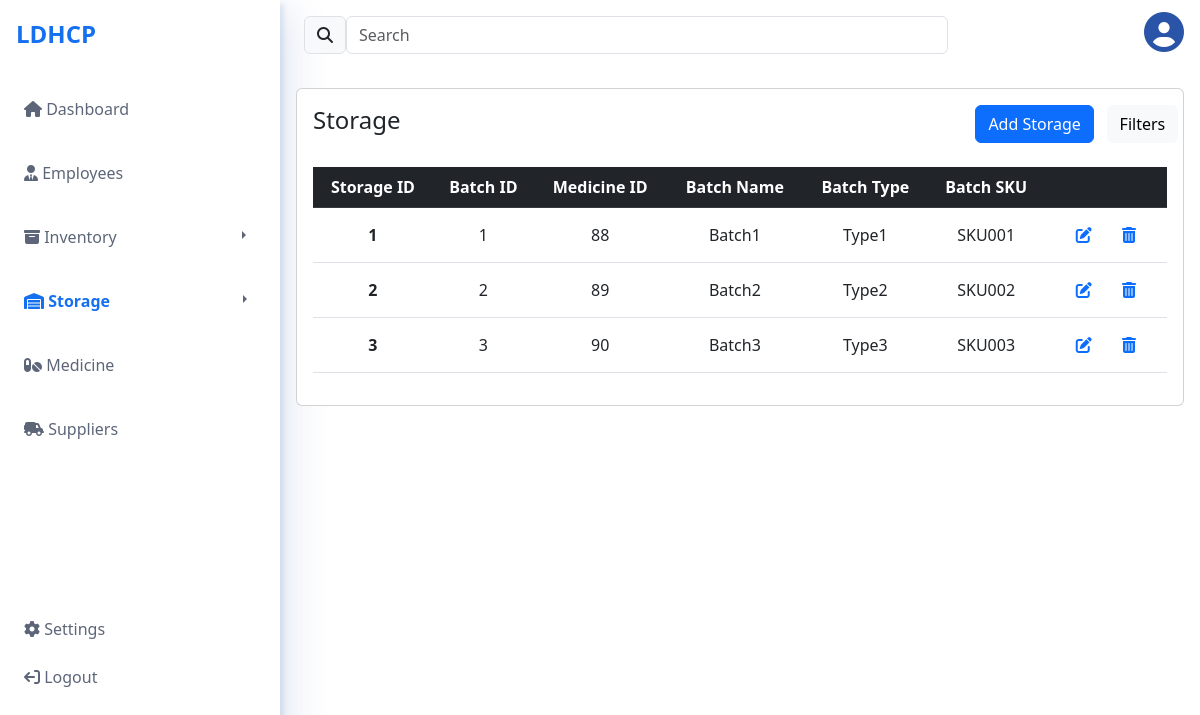
The page /storage (signed in) on the database its author committed.
### website/models.py (models this page shows)
class Storage(db.Model):
    storage_id = db.Column(db.Integer, primary_key=True)
    medicine_id = db.Column(db.Integer, db.ForeignKey('medicine.medicine_id'), nullable=False)
    batch_id = db.Column(db.String(30), unique=True, nullable=False)
    batch_name = db.Column(db.String(30), nullable=False)
    batch_type = db.Column(db.String(30), nullable=False)
    batch_sku = db.Column(db.String(30), unique=True, nullable=False)
    disposal = db.relationship('Disposal')

### website/views.py (the view)
@views.route('/storage')
@login_required
def storage():
    storage_list = Storage.query.all()
    return render_template("storage.html", user=current_user, storage_list=storage_list)

### website/__init__.py (called while the page is built)
def create_app():
    app = Flask(__name__)
    app.config['SECRET_KEY'] = 'ldhcp-project'
    app.config['SQLALCHEMY_DATABASE_URI'] = f'sqlite:///{DB_NAME}'
    db.init_app(app)
    from .views import views
    from .auth import auth
    app.register_blueprint(views, url_prefix="/")
    app.register_blueprint(auth, url_prefix="/")
    from .models import Authentication
    create_database(app)
    login_manager = LoginManager()
    login_manager.login_view = 'auth.login'
    login_manager.init_app(app)
    @login_manager.user_loader
    def load_user(id):
        return Authentication.query.get(int(id))
    return app

### website/templates/storage.html (shortened to what this page needs)
{% extends "views-base.html" %}{% block title %}LDHCP Storage{% endblock %}
{% block content %}
        <div class="sidebar" id="side_nav">
            <div class="header-box px-2 pt-3 pb-4 d-flex justify-content-between">
                <h1 class="fs-4 fw-bold pt-1 ps-2"><span class="text-logo">LDHCP</span></h1>
            </div>
            <ul class="list-unstyled px-2">
                <li class=""><a href="/dashboard" class="text-decoration-none px-3 py-3 d-block"><i class="fa-solid fa-house"></i> Dashboard</a></li>
                <li class=""><a href="/employee" class="text-decoration-none px-3 py-3 mt-2 d-block"><i class="fa-solid fa-user-tie"></i> Employees</a></li>
                <div class="btn-group dropend">
                    <button type="button" class="btn btn-secondary" id="sidebar-btn">
                        <a href="/inventory" class="text-decoration-none px-3 py-3 mt-2 d-block" id="inv-txt"><i class="fa-solid fa-box-archive"></i> Inventory</a>
                    </button>
                    <button type="button" class="btn btn-secondary dropdown-toggle dropdown-toggle-split" data-bs-toggle="dropdown" aria-expanded="false" id="sidebar-btn-toggle">
                    </button>
                </div>
                <div class="btn-group dropend">
                    <button type="button" class="btn btn-secondary" id="sidebar-btn">
                        <a href="/storage" class="text-decoration-none px-3 py-3 mt-2 d-block active" id="storage-txt"><i class="fa-solid fa-warehouse"></i> Storage</a>
                    </button>
                    <button type="button" class="btn btn-secondary dropdown-toggle dropdown-toggle-split" data-bs-toggle="dropdown" aria-expanded="false" id="sidebar-btn-toggle">
                    </button>
                </div>
                <li class=""><a href="/medicine" class="text-decoration-none px-3 py-3 mt-2 d-block"><i class="fa-solid fa-pills"></i> Medicine</a></li>
                <li class=""><a href="/suppliers" class="text-decoration-none px-3 py-3 mt-2 d-block"><i class="fa-solid fa-truck-field"></i> Suppliers</a></li>
                <br><br><br><br>
                <li class=""><a href="#" class="text-decoration-none px-3 py-3 mt-5 d-block"><i class="fa-solid fa-gear"></i> Settings</a></li>
                <li class=""><a href="#" class="text-decoration-none px-3 py-1 mt-1 d-block"><i class="fa-solid fa-arrow-right-from-bracket fa-flip-horizontal"></i> Logout</a></li>
            </ul>
        </div>
        <div class="content">
            <div class="row px-3">
                <div class="col-4 col-sm-4 col-md-5 col-lg-7 col-xl-9">
                    <div class="d-flex justify-content-between px-2 py-3">
                        <span class="input-group-text" id="basic-addon1"><i class="fa-solid fa-magnifying-glass"></i></span>
                        <input type="text" class="form-control" placeholder="Search" aria-label="Username" aria-describedby="basic-addon1">
                    </div>
                </div>
                <div class="col-8 col-sm-8 col-md-7 col-lg-5 col-xl-3 py-2">
                    <h1 class="circle-user-container"><i class="fa-solid fa-circle-user" id="user-logo-close" onclick="toggleUserProfile()"></i></h1>
                </div>
            </div>
            <div class="row g-3 px-3 py-3">
                <div class="col-12 col-lg-12">
                    <div class="card" id="table-card">
                        <div class="card-body">
                            <div class="row">
                                <div class="col-lg-8 d-flex align-items-center">
                                    <h6 class="card-title text-center fs-4">Storage</h6>
                                </div>
                                <div class="col-lg-3">
                                    <div class="d-grid justify-content-end">
                                        <button type="button" class="btn btn-primary btn-md" data-bs-toggle="modal" data-bs-target="#addStorageModal">Add Storage</button>
                                    </div>
                                </div>
                                <div class="col-lg-1">
                                    <div class="d-grid justify-content-center">
                                        <button type="button" class="btn btn-light">Filters</button>
                                    </div>
                                </div>
                            </div>
                            <div class="row">
                                <div class="table-responsive">
                                    <table class="table align-middle table-hover">
                                        <thead class="table-dark"><br>
                                            <tr class="table-header fw-semibold text-center">
                                                <th scope="col">Storage ID</th>
                                                <th scope="col">Batch ID</th>
                                                <th scope="col">Medicine ID</th>
                                                <th scope="col">Batch Name</th>
                                                <th scope="col">Batch Type</th>
                                                <th scope="col">Batch SKU</th>
                                                <th scope="col"></th>
                                            </tr>
                                        </thead>
                                        <tbody>
                                            {% for storage in storage_list %}
                                            <tr class="table-data align-middle text-center">
                                                <td class="fw-bold" scope="row">{{ storage.storage_id }}</td>
                                                <td>{{ storage.batch_id }}</td>
                                                <td>{{ storage.medicine_id }}</td>
                                                <td>{{ storage.batch_name }}</td>
                                                <td>{{ storage.batch_type }}</td>
                                                <td>{{ storage.batch_sku }}</td>
                                                <td>
                                                    <a href="#" class="btn btn-link edit-btn" data-bs-toggle="modal" data-bs-target="#editStorageModal{{ storage.storage_id }}">
                                                        <i class="fas fa-edit"></i>
                                                    </a>
                                                    <form action="/delete_storage/{{ storage.storage_id }}" method="POST" style="display: inline;">
                                                        <button type="submit" class="btn btn-link delete-btn">
                                                            <i class="fas fa-trash-alt"></i>
                                                        </button>
                                                    </form>
                                                </td>
                                            </tr>
                                            {% endfor %}
                                        </tbody>
                                    </table>
                                </div>
                            </div>
                        </div>
                    </div>
                </div>
            </div>
        </div>
{% endblock %}

### website/static/main.css (style rules this page uses)
body { background: #5D6679; font-family: sans-serif; }
#side_nav { background: #FFFFFF; min-width: 280px; max-width: 280px; transition: all 0.2s; box-shadow: 4px 4px 4px rgba(29, 75, 163, 0.1), 8px 8px 40px rgba(29, 75, 163, 0.15); min-height: 100vh; }
.text-logo { color:#1570EF; }
.content { min-height: 100vh; width: 100%; }
.sidebar li a { color: #5D6679; }
a.active { font-weight: bold; color: #1570EF; }
#sidebar-btn { background: white; border: none; padding: 0px; }
#sidebar-btn-toggle { background: white; color: #5D6679; border: none; margin-left: 100px; }
#inv-txt { color: #5D6679; }
#storage-txt { color: #5D6679; margin-right: 8px; }
#storage-txt.active { color: #1570EF; }
.circle-user-container { text-align: right; }
#user-logo-close { color: #1D4BA3F2; font-size: 40px; cursor: pointer; }

### rows shown on the page
Storage: storage_id "1", batch_id "1", medicine_id "88", batch_name "Batch1", batch_type "Type1", batch_sku "SKU001"
Storage: storage_id "2", batch_id "2", medicine_id "89", batch_name "Batch2", batch_type "Type2", batch_sku "SKU002"
Storage: storage_id "3", batch_id "3", medicine_id "90", batch_name "Batch3", batch_type "Type3", batch_sku "SKU003"
